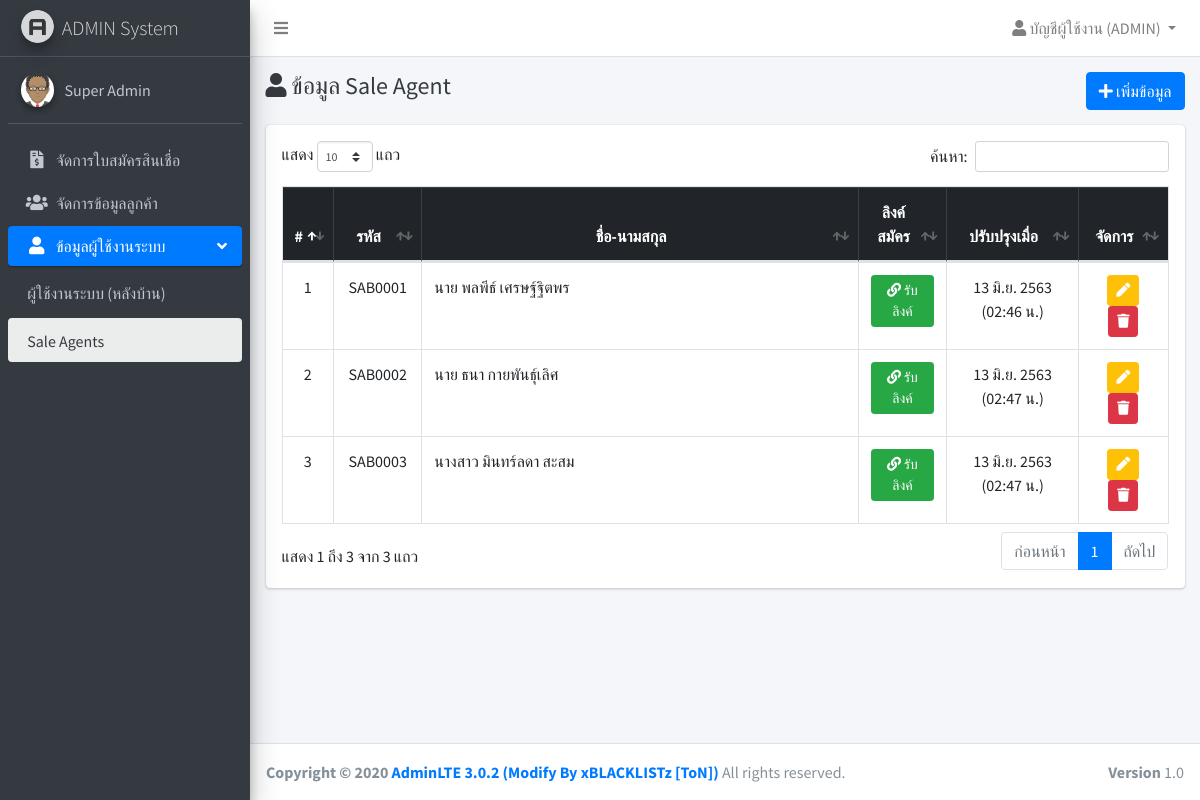
Screenshot of /admin/sales?page=admins&sub=users (signed in) with the database file from the repository.
### tables this page shows
CREATE TABLE `users` (
  `id` int(11) NOT NULL,
  `username` varchar(32) NOT NULL,
  `password` varchar(64) NOT NULL,
  `name` varchar(255) NOT NULL,
  `is_owner` int(1) NOT NULL,
  `role` varchar(10) NOT NULL,
  `created_at` timestamp NOT NULL DEFAULT current_timestamp(),
  `updated_at` timestamp NULL DEFAULT NULL ON UPDATE current_timestamp()
);

CREATE TABLE `saleagents` (
  `id` int(11) NOT NULL,
  `code` varchar(15) NOT NULL,
  `prefix_name` varchar(10) NOT NULL,
  `first_name` varchar(64) NOT NULL,
  `last_name` varchar(64) NOT NULL,
  `id_card` varchar(13) NOT NULL,
  `created_at` timestamp NOT NULL DEFAULT current_timestamp(),
  `updated_at` timestamp NULL DEFAULT NULL ON UPDATE current_timestamp()
);

### app/SQLiManager.php (called while the page is built, shortened)
<?php
if(class_exists('SQLiManager') === false)
{
	class SQLiManager{
		var $table;
		var $field;
		var $condition;
		public function SQLiManager()
		{
			$this->connect = mysqli_connect(DB_HOST,DB_USER,DB_PASS,DB_NAME);
			$cs1 = "SET character_set_results=utf8";
			mysqli_query($this->connect,$cs1) or die('Error query: ' . mysqli_error($this->connect));
			$cs2 = "SET character_set_client = utf8";
			mysqli_query($this->connect,$cs2) or die('Error query: ' . mysqli_error($this->connect));
			$cs3 = "SET character_set_connection = utf8";
			mysqli_query($this->connect,$cs3) or die('Error query: ' . mysqli_error($this->connect));
			$this->field="*";
		}
		public function select()
		{
			$this->sql="SELECT $this->field FROM $this->table $this->condition";
			$result=mysqli_query($this->connect,$this->sql) or trigger_error(mysqli_error($this->connect),E_USER_ERROR);
			return $result;
		}
	}
}
?>

### app/check_auth.php (called while the page is built, shortened)
<?php
$sql = new SQLiManager();
if( !empty($_SESSION["admin"]) ){
	$sql->table = "users";
	$sql->field = "name, username";
	$sql->condition = "WHERE id={$_SESSION["admin"]}";
	$rsAuth = $sql->select();
}
if( !empty($rsAuth) ){
	if( mysqli_num_rows($rsAuth) <= 0 ){
		session_destroy();
		ob_clean();
		header("location:".URL);
	}
	else{
		$auth = mysqli_fetch_assoc($rsAuth);
	}
}

### admin/layouts/menu_init.php (called while the page is built)
<?php
$menu[] = ["label"=>"จัดการใบสมัครสินเชื่อ", "key"=>"borrows", "url"=>URL."admin/borrows", 'icon'=>'fas fa-file-invoice-dollar'];
$menu[] = ["label"=>"จัดการข้อมูลลูกค้า", "key"=>"customers", "url"=>URL."admin/customers", 'icon'=>'fa fa-users'];
$sub_admin[] = ["label"=>"ผู้ใช้งานระบบ (หลังบ้าน)", "key"=>"admins", "url"=>URL."admin/users", 'icon'=>''];
$sub_admin[] = ["label"=>"Sale Agents", "key"=>"users", "url"=>URL."admin/sales", 'icon'=>''];
$menu[] = ["label"=>"ข้อมูลผู้ใช้งานระบบ", "key"=>"admins", 'icon'=>'fa fa-user', "sub"=>$sub_admin];

### app/fn.php (called while the page is built, shortened)
<?php
function dateTH($strDate, $full=null, $time=null)
{
	$strYear = date("Y", strtotime($strDate)) + 543;
	$strMonth = date("n", strtotime($strDate));
	$strDay = date("j", strtotime($strDate));
	$strMonthCut = Array("", "ม.ค.", "ก.พ.", "มี.ค.", "เม.ย.", "พ.ค.", "มิ.ย.", "ก.ค.", "ส.ค.", "ก.ย.", "ต.ค.", "พ.ย.", "ธ.ค.");
	$strMonthThai = $strMonthCut[$strMonth];
	$dateTH = "$strDay $strMonthThai $strYear";
	if( !empty($time) ){
		$strHour= date("H",strtotime($strDate));
		$strMinute= date("i",strtotime($strDate));
		$dateTH .= " ($strHour:$strMinute น.)";
	}
	return $dateTH;
}
function stringify($data){
	return htmlentities(json_encode($data));
}
function prefix(){
	$_prefix = [];
	$_prefix[] = ['id'=>1, 'name'=>'นาย'];
	$_prefix[] = ['id'=>2, 'name'=>'นาง'];
	$_prefix[] = ['id'=>3, 'name'=>'นางสาว'];
	return $_prefix;
}
function showPrefixName($prefix){
	$data = "";
	foreach (prefix() as $key => $value) {
		if( $prefix == $value["id"] ){
			$data = $value["name"];
			break;
		}
	}
	return $data;
}

### admin/sales/index.php (the view)
<?php
$_title = "ข้อมูล Sale Agent";
include("../layouts/header.php");
include($_pathURL."admin/layouts/navbar.php");
include($_pathURL."admin/layouts/menu.php");
$sql->table = "saleagents";
$query = $sql->select();
?>
<div class="content-wrapper">
	<div class="content-header">
		<div class="container-fluid">
			<div class="row">
				<div class="col-sm-12">
					<div class="clearfix">
						<h4 class="m-0 text-dark float-left"><i class="fa fa-user"></i> <?= !empty($_title) ? $_title : "" ?></h4>
						<a href="<?=URL?>admin/sales/forms.php?page=<?=$_GET["page"]?>&sub=<?=$_GET["sub"]?>" class="btn btn-primary float-right"><i class="fa fa-plus"></i> เพิ่มข้อมูล</a>
					</div>
				</div>
			</div>
		</div>
	</div>
	<section class="content">
		<div class="container-fluid">
			<div class="card p-3">
				<div class="table-responsive">
					<table class="table table-bordered DataTable">
						<thead class="table-dark text-center">
							<tr>
								<th width="5%">#</th>
								<th width="10%">รหัส</th>
								<th width="50%">ชื่อ-นามสกุล</th>
								<th width="10%">ลิงค์สมัคร</th>
								<th width="15%">ปรับปรุงเมื่อ</th>
								<th width="15%">จัดการ</th>
							</tr>
						</thead>
						<tbody>
							<?php
							$no = 1;
							while($result = mysqli_fetch_assoc($query)){
								?>
								<tr>
									<td class="text-center"><?=$no++?></td>
									<td class="text-center"><?=$result["code"]?></td>
									<td><?=showPrefixName($result["prefix_name"])." ".$result["first_name"]." ".$result["last_name"]?></td>
									<td class="text-center"><a href="<?=URL?>register.php?s=<?php echo base64_encode($result["code"])?>" class="btn btn-success btn-sm" target="_blank"><i class="fas fa-link"></i> รับลิงค์</a></td>
									<td class="text-center">
										<?php
										if( !empty($result["updated_at"]) ){
											echo dateTH($result["updated_at"],0,1);
										}
										else{
											echo dateTH($result["created_at"],0,1);
										}
										?>
									</td>
									<td class="text-center">
										<a href="<?=URL?>admin/sales/forms.php?page=<?=$_GET["page"]?>&sub=<?=$_GET["sub"]?>&id=<?=$result["id"]?>" class="btn btn-warning btn-sm text-white" title="แก้ไขข้อมูล">
											<i class="fa fa-pen"></i>
										</a>
										<?php
										$ops = [
											"title" => "ยืนยันการลบข้อมูล",
											"text" => "คุณต้องการลบข้อมูล ".$result["code"]." หรือไม่ ?",
											"btnconfirm" => "btn btn-danger m-1",
											"textconfirm" => "ลบข้อมูล"
										];
										?>
										<a href="<?=URL?>admin/sales/delete.php?page=<?=$_GET["page"]?>&sub=<?=$_GET["sub"]?>&id=<?=$result["id"]?>" class="btn btn-danger btn-confirm btn-sm" data-title="ยืนยันการลบข้อมูล" data-options="<?=stringify($ops)?>">
											<i class="fa fa-trash"></i>
										</a>
									</td>
								</tr>
								<?php
							}
							?>
						</tbody>
					</table>
				</div>
			</div>
		</div>
	</section>
</div>
<?php
include($_pathURL."admin/layouts/footer.php");
?>

### admin/layouts/navbar.php (shortened to what this page needs)
<nav class="main-header navbar navbar-expand navbar-white navbar-light">
	<ul class="navbar-nav">
		<li class="nav-item">
			<a class="nav-link" data-widget="pushmenu" href="#"><i class="fas fa-bars"></i></a>
		</li>
	</ul>
	<ul class="navbar-nav ml-auto">
		<li class="nav-item dropdown">
			<a class="nav-link dropdown-toggle" href="#" id="navbarDropdown" role="button" data-toggle="dropdown" aria-haspopup="true" aria-expanded="false">
				<i class="fa fa-user"></i> บัญชีผู้ใช้งาน (<?=strtoupper($auth["username"])?>)
			</a>
		</li>
	</ul>
</nav>

### admin/layouts/menu.php (shortened to what this page needs)
<aside class="main-sidebar sidebar-dark-primary elevation-4">
	<a href="index3.html" class="brand-link">
		<img src="<?=IMAGES?>/AdminLTELogo.png" alt="AdminLTE Logo" class="brand-image img-circle elevation-3"
		style="opacity: .8">
		<span class="brand-text font-weight-light">ADMIN System</span>
	</a>
	<div class="sidebar">
		<div class="user-panel mt-3 pb-3 mb-3 d-flex">
			<div class="image">
				<img src="<?=IMAGES?>/avatar.png" class="img-circle elevation-2" alt="User Image">
			</div>
			<div class="info">
				<a href="" class="d-block"><?=$auth["name"]?></a>
			</div>
		</div>
          <?php include("menu_init.php"); ?>
		<nav class="mt-2">
			<ul class="nav nav-pills nav-sidebar flex-column" data-widget="treeview" role="menu" data-accordion="false">
               <?php
               foreach ($menu as $key => $value) {
                    if( empty($value["sub"]) ){
                         ?>
                         <li class="nav-item">
                              <a href="<?=$value["url"]?>?page=<?=$value['key']?>" class="nav-link <?= $value['key'] == $_GET['page'] ? "active" : "" ?>">
                                   <i class="nav-icon <?=$value["icon"]?>"></i>
                                   <p>
                                        <?=$value["label"]?>
                                   </p>
                              </a>
                         </li>
                         <?php
                    }
                    else{
                         ?>
                         <li class="nav-item has-treeview <?= $value['key'] == $_GET['page'] ? "menu-open" : "" ?>">
                              <a href="#" class="nav-link <?= $value['key'] == $_GET['page'] ? "active" : "" ?>">
                                   <i class="nav-icon <?=$value["icon"]?>"></i>
                                   <p>
                                        <?=$value["label"]?>
                                        <i class="right fas fa-angle-left"></i>
                                   </p>
                              </a>
                              <ul class="nav nav-treeview">
                                   <?php
                                   foreach ($value["sub"] as $sub) {
                                        ?>
                                        <li class="nav-item">
                                             <a href="<?=$sub['url']?>?page=<?=$value["key"]?>&sub=<?=$sub["key"]?>" class="nav-link  <?= $sub['key'] == $_GET['sub'] ? "active" : "" ?>">
                                                  <p><?=$sub['label']?></p>
                                             </a>
                                        </li>
                                        <?php
                                   }
                                   ?>
                              </ul>
                         </li>
                         <?php
                    }
               }
               ?>
          </ul>
      </nav>
  </div>
</aside>

### rows the page displays
users: username "ADMIN", name "Super Admin"
saleagents: code "SAB0001", prefix_name "นาย", first_name "พลพีธ์", last_name "เศรษฐ์ฐิตพร", updated_at "13 มิ.ย. 2563 (02:46 น.)"
saleagents: code "SAB0002", prefix_name "นาย", first_name "ธนา", last_name "กายพันธุ์เลิศ", updated_at "13 มิ.ย. 2563 (02:47 น.)"
saleagents: code "SAB0003", prefix_name "นางสาว", first_name "มินทร์ลดา", last_name "สะสม", updated_at "13 มิ.ย. 2563 (02:47 น.)"

### other values shown
$value["label"] "จัดการใบสมัครสินเชื่อ"
$value["label"] "จัดการข้อมูลลูกค้า"
$value["label"] "ข้อมูลผู้ใช้งานระบบ"
$sub['label'] "ผู้ใช้งานระบบ (หลังบ้าน)"
$sub['label'] "Sale Agents"
$_title "ข้อมูล Sale Agent"
